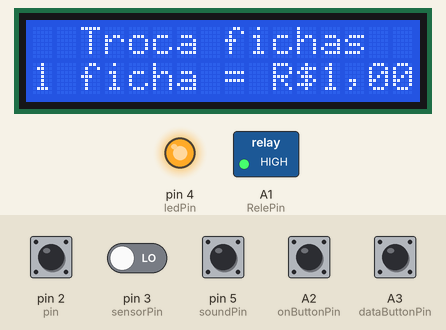
This sketch was run on a simulated Arduino Uno, built with avr-gcc and run on an emulated ATmega328P. Shown: 16×2 character LCD, switched loads named in the sketch (green lamp = pin HIGH), output pins drawn as LEDs (lit = HIGH). The test bench sets the inputs (shaded band); at power-on: A2 (onButtonPin), A3 (dataButtonPin), pin 2 (pin), pin 5 (soundPin) HIGH, pin 3 (sensorPin) LOW. Storage starts empty; EEPROM starts erased; the audio player accepts every command and is not drawn; what the sketch prints to the serial monitor is not drawn.

Above: at 5.6 s.
5.7 s: pin 2 (pin) pulled LOW for 1 s
At 7.9 s:
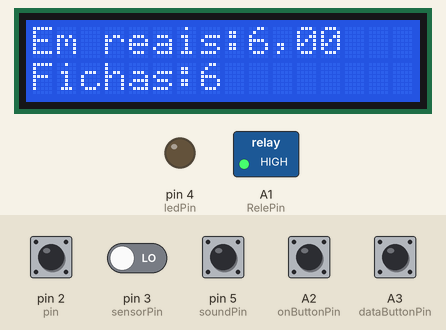
8.2 s: A3 (dataButtonPin) pulled LOW for 0.15 s
At 9.3 s:
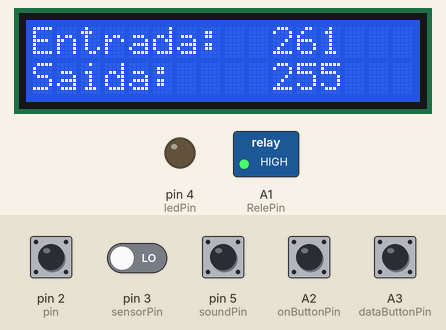
Timing chart, 0 to 11.2 s (numbered marks = the images above; inputs shaded):
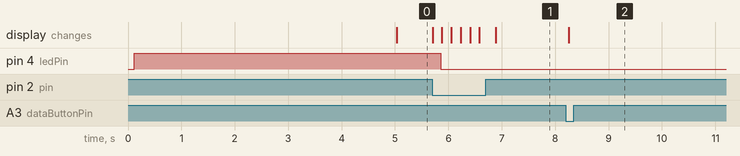

The sketch:

Trocadora_de_Fichas.ino
```cpp
//Programa: Trocadora de Fichas
//Descrição: Trocadora de Fichas - Tema: Super Mario Bros.
//Autor: Vitor Gabriel do Carmo

//Bibliotecas
#include <LiquidCrystal_I2C.h>
#include <SD.h>
#define SD_ChipSelectPin 10
#include <SPI.h>
#include <TMRpcm.h>
#include <EEPROM.h>
#include <Wire.h>

//LCD
#define endereco  0x27 // Endereços comuns: 0x27, 0x3F
#define colunas   16
#define linhas    2

LiquidCrystal_I2C lcd(endereco, colunas, linhas);

//Som
int const soundPin = 5;
int soundState = 0;
bool temSom;
TMRpcm tmrpcm;

//Rele
const int RelePin = A1;

//Sensor
int const sensorPin = 3; //Pino do sensor
int sensorState = 0; //Estado do sensor
bool s_high = 0;

//Botões
//Adicionar Ficha (IN)
const int pin = 2; //Pino do botão
int state = 0; //Estado do botão

//Acionar Motor
const int onButtonPin = A2; //Pino do botão
int onButtonState = 1; //Estado do botão
const int ledPin = 4; //Pino LED

//Leitura Entrada (IN) e Saída (OUT)
const int dataButtonPin = A3; //Pino do botão
int dataButtonState = 0; //Estado do botão

//Tempo dos textos no LCD (milisegundos)
long eventTime_1_text = 5000; //5000 milisegundos = 5 segundos
long eventTime_2_text = 10000; //10000 milisegundos = 10 segundos

//Armazenar tempo anterior
unsigned long previousTime_1 = 0;
unsigned long previousTime_2 = 0;

unsigned long int timer;

//Variável
int ficha = 0;
int figura = 0;
bool temFicha = false;
bool ligado = false;
int IN; //Entrada(s)
int OUT; //Saída(s)

//Banco de Dados (Dados que serão salvos)
int dataIN; //Entradas
int dataOUT; //Saídas

//Figuras
//Estrela
byte star[] = {
  B00100,
  B10101,
  B01110,
  B01110,
  B01110,
  B01110,
  B10101,
  B00100
};

//Fogo do Foguete
byte rocketFire[] = {
  B11111,
  B11111,
  B00000,
  B11111,
  B11111,
  B00000,
  B11111,
  B11111
};

//Traseira do Foguete
byte rocketBack[] = {
  B11111,
  B11111,
  B01011,
  B11111,
  B11111,
  B01011,
  B11111,
  B11111
};

//Meio do Foguete
byte rocketMiddle[] = {
  B11111,
  B00000,
  B01110,
  B11111,
  B11111,
  B01110,
  B00000,
  B11111
};

//Ponta do Foguete
byte rocketEnd[] = {
  B10000,
  B01000,
  B00100,
  B00011,
  B00011,
  B00100,
  B01000,
  B10000
};

void leituraNoteiro();

void saidaFicha();

//Estabelecendo definições
void setup()
{
  IN = EEPROM.read(dataIN);
  OUT = EEPROM.read(dataOUT);

  //Som
  tmrpcm.speakerPin = 9;
  pinMode(soundPin, INPUT_PULLUP);

  Serial.begin(9600);

if(!SD.begin(SD_ChipSelectPin))
  {
  Serial.println("Cartão SD falhou em carregar!");
  return;
  }
  else
  {
    Serial.println("Trocadora de Fichas");
    Serial.println("DiverKids");
    Serial.println("Cartão SD carregou com sucesso!");
    Serial.print("Entradas: ");
    Serial.println(IN);
    Serial.print("Saídas: ");
    Serial.println(OUT);
  }

  lcd.init(); // INICIA A COMUNICAÇÃO COM O DISPLAY
  lcd.backlight(); // LIGA A ILUMINAÇÃO DO DISPLAY

  //Botões
  pinMode(pin, INPUT_PULLUP);
  pinMode(onButtonPin, INPUT_PULLUP); // Botão para ligar o Rele
  pinMode(dataButtonPin, INPUT_PULLUP); //Botão de Leitura de Entrada (IN) e Saída (OUT)

  //LED
  pinMode(ledPin, OUTPUT); // Coloca LED como saída

  //Sensor
  pinMode(sensorPin, INPUT); // Coloca sensor como entrada

  //Rele
  pinMode(RelePin, OUTPUT); // Coloca o pino Rele como saída
  digitalWrite(RelePin, HIGH); //Deixe desligado
}

//O Programa
void loop()
{
  //attachInterrupt(digitalPinToInterrupt(sensorPin), saidaFicha, FALLING);

  state = digitalRead(pin);

  if(digitalRead(sensorPin)) s_high = 1;

  //Tempo
  unsigned long currentTime = millis(); //Tempo atual em milisegundos

  //Ler o aperto de botões para os estados...
  onButtonState = digitalRead(onButtonPin);
  sensorState = digitalRead(sensorPin);
  dataButtonState = digitalRead(dataButtonPin);
  soundState = digitalRead(soundPin);

  if(!tmrpcm.isPlaying() && temSom == true)
  {
    tmrpcm.play("theme.wav"); //Toque "test1.wav"
  }

  //LCD Texto 1
  if (currentTime - previousTime_1 >= eventTime_1_text && temFicha == false && figura < 3)
  {
  lcd.clear(); //Tire o texto do LCD e coloque...
  lcd.setCursor(2,0); //Coloque na coluna 0, linha 1
  lcd.print("Troca fichas"); //Escreva "Troca fichas"
  lcd.setCursor(0,1); //Coloque na coluna 0, linha 0
  lcd.print("1 ficha = R$1,00"); //Escreva "1 ficha = R$1,00"

  figura++;
  previousTime_1 = currentTime;
  }

  //LCD Texto 2
  if (currentTime - previousTime_2 >= eventTime_2_text && figura == 2)
  {
  if(temFicha == false)
  {
  lcd.clear(); //Tire o texto do LCD e coloque...
  }
  lcd.setCursor(0,0); //Coloque na coluna 0, linha 0
  lcd.print("Em reais: "); //Escreva "Em reais: "
  lcd.setCursor(9,0); //Coloque na coluna 0, linha 1
  lcd.print(ficha); //Escreva "x" (x = ficha)

  if(ficha < 10)
  {
  lcd.setCursor(10,0); //Coloque na coluna 0, linha 0
  lcd.print(",00"); //Escreva ",00"
  }

  if (ficha > 9 && ficha < 100)
  {
  lcd.setCursor(11,0); //Coloque na coluna 11, linha 0
  lcd.print(",00"); //Escreva ",00"
  }

  if (ficha == 100)
  {
  lcd.setCursor(12,0); //Coloque na coluna 12, linha 0
  lcd.print(",00"); //Escreva ",00"
  }

  lcd.setCursor(0,1); //Coloque na coluna 0, linha 1
  lcd.print("Fichas: "); //Escreva "Fichas: "
  lcd.setCursor(7,1); //Coloque na coluna 7, linha 1
  lcd.print(ficha); //Escreva "x" (x = ficha)

  if (ficha == false)
  {
  figura++;
  previousTime_2 = currentTime;
  }
  }

  //LCD Texto 3
  if (currentTime - previousTime_1 >= eventTime_1_text && temFicha == false && figura == 3)
  {
  lcd.clear(); //Tire o texto do LCD e coloque...
  lcd.createChar(1, rocketFire);
  lcd.createChar(2, rocketBack);
  lcd.createChar(3, rocketMiddle);
  lcd.createChar(4, rocketEnd);
  lcd.createChar(5, star);
  for(int i = 0; i < 4; i++)
  {
  lcd.clear();
  lcd.setCursor(i+1,0); //Coloque na coluna 0, linha 0
  lcd.write(1);
  lcd.setCursor(i+2,0); //Coloque na coluna 0, linha 0
  lcd.write(2);
  lcd.setCursor(i+3,0); //Coloque na coluna 0, linha 0
  lcd.write(3);
  lcd.setCursor(i+4,0); //Coloque na coluna 0, linha 0
  lcd.write(3);
  lcd.setCursor(i+5,0); //Coloque na coluna 0, linha 0
  lcd.write(3);
  lcd.setCursor(i+6,0); //Coloque na coluna 0, linha 0
  lcd.write(3);
  lcd.setCursor(i+7,0); //Coloque na coluna 0, linha 0
  lcd.write(3);
  lcd.setCursor(i+8,0); //Coloque na coluna 0, linha 0
  lcd.write(4);
  lcd.setCursor(6-i,1); //Coloque na coluna 0, linha 0
  lcd.print("DiverKids");
  delay(250);
  }
  lcd.setCursor(0,0); //Coloque na coluna 0, linha 0
  lcd.write(5);
  lcd.setCursor(15,0); //Coloque na coluna 0, linha 0
  lcd.write(5);

  previousTime_1 = currentTime;
  }

  if (currentTime - previousTime_2 >= eventTime_2_text && temFicha == false && figura == 3)

  {
     figura = 0;
     previousTime_2 = currentTime;
  }

  //Ativar/desativar som (Pulso)
  if (soundState == LOW)
  {
    temSom = true;
  }
  if (soundState == HIGH)
  {
    temSom = false;
  }

  if(state == LOW)
  {
    if(ficha == 0)
    {
    lcd.clear(); //Tire o texto do LCD e coloque...
    }
    Serial.print("Fichas: ");
    Serial.println(ficha + 1);
    ficha++;
    tmrpcm.setVolume(5); //Coloque o volume no 5
    tmrpcm.play("coin.wav"); //Toque o efeito sonoro da moeda
    IN++;
    EEPROM.write(dataIN, IN);
    delay(150);
  }

  if(onButtonState == LOW && temFicha == true)
  {
    ligado = true; //Rele está ligado
  }

  if (temFicha == true)
  {
    tmrpcm.setVolume(0);
    currentTime = 0;
    eventTime_1_text = 0;
    eventTime_2_text = 0;
  }
  //Se não tiver ficha
  else
  {
    tmrpcm.setVolume(5);
    currentTime = 0;
    eventTime_1_text = 5000;
    eventTime_2_text = 10000;
    ligado = false; //Rele não está ligado
  }


 //Se ficha for maior que 0
 if(ficha > 0)
 {
  figura = 2;
  digitalWrite(ledPin, LOW);//Ligue LED do botão do Rele
  temFicha = true; // Agora tem ficha
 }
 else //Se não
 {
  digitalWrite(ledPin, HIGH); //Desligue LED do botão do Rele
  temFicha = false; // Agora não tem ficha
 }

  //Se apertar o botão do Rele e tiver ficha
  if(onButtonState == LOW && temFicha == true)
  {
    ligado = true; //Rele está ligado
  }

  if (temFicha == true)
  {
    tmrpcm.setVolume(0);
    currentTime = 0;
    eventTime_1_text = 0;
    eventTime_2_text = 0;
  }
  //Se não tiver ficha
  else
  {
    tmrpcm.setVolume(5);
    currentTime = 0;
    eventTime_1_text = 5000;
    eventTime_2_text = 10000;
    ligado = false; //Rele não está ligado
  }

  //Se a variavel ligado é true (verdadeiro)
  if(ligado == true)
  {
  digitalWrite(RelePin, LOW); //Ligue o Rele
  }
  else //Caso não
  {
  digitalWrite(RelePin, HIGH); //Deixe desligado
  }

  //Se sensor é ativado, tem ficha e o Rele está ligado
  if (sensorState == HIGH && ficha > 0 && ligado == true)
  {
    if(ficha == 10)
    {
      lcd.clear();
    }

    if(ficha == 100)
    {
      lcd.clear();
    }
    //if(!digitalRead(sensorPin) && s_high){
    ficha--;
    tmrpcm.setVolume(5); //Coloque o volume no 5
    tmrpcm.play("coin.wav"); //Toque o efeito sonoro da moeda
    OUT++; //Registre na saída (OUT)
    EEPROM.write(dataOUT, OUT);
    Serial.print("Fichas: ");
    Serial.println(ficha);
    //}
  }

  if (dataButtonState == LOW)
  {
    lcd.clear(); //Tire o texto do LCD e coloque...
    lcd.setCursor(0,0); //Na coluna 0 e linha 0
    lcd.print("Entrada: "); //Escreva "Entrada: "
    lcd.setCursor(10,0); //Na coluna 10 e linha 0
    lcd.print(IN); //Escreva o valor da entrada (IN)
    lcd.setCursor(0,1); //Na coluna 0 e linha 1
    lcd.print("Saida: "); //Escreva "Saida: "
    lcd.setCursor(10,1); //Na coluna 10 e linha 1
    lcd.print(OUT); //Escreva o valor da saída (OUT)
    delay(10000); //Demore 10000 milegundos (10 segundos) por segurança e visualização do texto
    lcd.clear(); //Tire o texto do LCD e coloque...
  }

  if(IN == 1000000)
  {
     IN = 0;
     EEPROM.write(dataIN, IN);
  }

  if(OUT == 1000000)
  {
     OUT = 0;
     EEPROM.write(dataOUT, OUT);
  }

  if(ficha < 0)
  {
    ficha = 0;
  }

}//Termino do Programa de Loop

void saidaFicha()
{
  if(s_high && ligado == true) ficha--; //Tire a ficha
}
```

Measured:
- after the input at 5.7 s, pin 4 (ledPin): HIGH → LOW after 0.15 s; the display: first changes at once (image 1 shows a later state)
- after the input at 8.2 s, the display: changes after 0.05 s (image 2)
